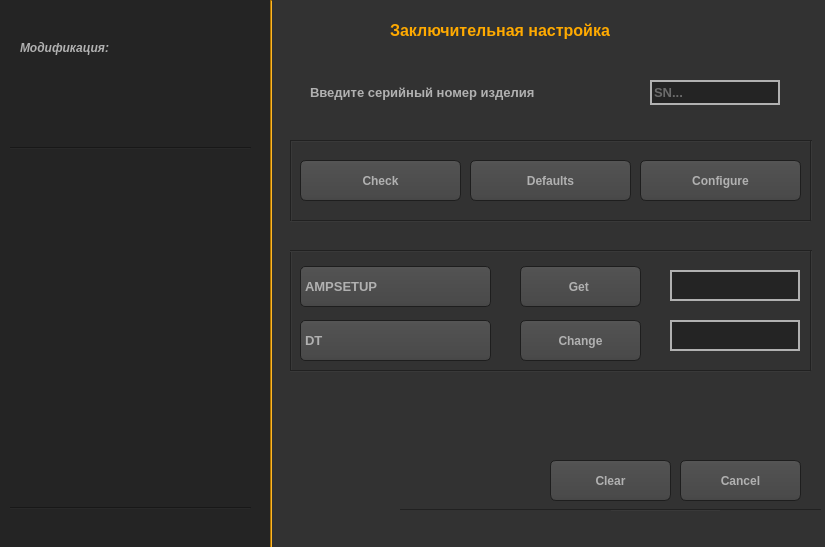
<?xml version="1.0" encoding="UTF-8"?>
<ui version="4.0">
 <class>Form</class>
 <widget class="QWidget" name="Form">
  <property name="geometry">
   <rect>
    <x>0</x>
    <y>0</y>
    <width>825</width>
    <height>547</height>
   </rect>
  </property>
  <property name="minimumSize">
   <size>
    <width>825</width>
    <height>547</height>
   </size>
  </property>
  <property name="maximumSize">
   <size>
    <width>825</width>
    <height>547</height>
   </size>
  </property>
  <property name="windowTitle">
   <string>Final Configuration</string>
  </property>
  <property name="styleSheet">
   <string notr="true">QWidget
{
    color: #b1b1b1;
    background-color: #323232;
}
QWidget:item:hover
{
    background-color: QLinearGradient( x1: 0, y1: 0, x2: 0, y2: 1, stop: 0 #ffa02f, stop: 1 #ca0619);
    color: #000000;
}

QWidget:item:selected
{
    background-color: QLinearGradient( x1: 0, y1: 0, x2: 0, y2: 1, stop: 0 #ffa02f, stop: 1 #d7801a);
}
QWidget:disabled
{
    color: #808080;
    background-color: #323232;
}
QScrollBar:vertical
{
      background: QLinearGradient( x1: 0, y1: 0, x2: 1, y2: 0, stop: 0.0 #121212, stop: 0.2 #282828, stop: 1 #484848);
      width: 14px;
      margin: 16px 0 16px 0;
      border: 1px solid #222222;
}

QScrollBar::handle:vertical
{
      background: QLinearGradient( x1: 0, y1: 0, x2: 0, y2: 1, stop: 0 #ffa02f, stop: 0.5 #d7801a, stop: 1 #ffa02f);
      min-height: 20px;
      border-radius: 2px;
}

QScrollBar::add-line:vertical
{
      border: 1px solid #1b1b19;
      border-radius: 2px;
      background: QLinearGradient( x1: 0, y1: 0, x2: 0, y2: 1, stop: 0 #ffa02f, stop: 1 #d7801a);
      height: 14px;
      subcontrol-position: bottom;
      subcontrol-origin: margin;
}

QScrollBar::sub-line:vertical
{
      border: 1px solid #1b1b19;
      border-radius: 2px;
      background: QLinearGradient( x1: 0, y1: 0, x2: 0, y2: 1, stop: 0 #d7801a, stop: 1 #ffa02f);
      height: 14px;
      subcontrol-position: top;
      subcontrol-origin: margin;
}

QScrollBar::up-arrow:vertical, QScrollBar::down-arrow:vertical
{
      border: 1px solid black;
      width: 1px;
      height: 1px;
      background: white;
}


QScrollBar::add-page:vertical, QScrollBar::sub-page:vertical
{
      background: none;
}

QLineEdit
{border: 2px solid #b1b1b1;

    background-color: #242424;
}
QLineEdit:focus
{
    border: 2px solid #ffaa00;
}</string>
  </property>
  <widget class="QPlainTextEdit" name="plainTextEdit">
   <property name="geometry">
    <rect>
     <x>0</x>
     <y>0</y>
     <width>271</width>
     <height>551</height>
    </rect>
   </property>
   <property name="cursor" stdset="0">
    <cursorShape>ArrowCursor</cursorShape>
   </property>
   <property name="styleSheet">
    <string notr="true">QPlainTextEdit
{
    background-color: #242424;
border:#242424
}
</string>
   </property>
   <property name="readOnly">
    <bool>true</bool>
   </property>
  </widget>
  <widget class="Line" name="line_3">
   <property name="geometry">
    <rect>
     <x>270</x>
     <y>0</y>
     <width>2</width>
     <height>550</height>
    </rect>
   </property>
   <property name="styleSheet">
    <string notr="true">background-color: #ffaa00
</string>
   </property>
   <property name="orientation">
    <enum>Qt::Vertical</enum>
   </property>
  </widget>
  <widget class="Line" name="line_2">
   <property name="geometry">
    <rect>
     <x>10</x>
     <y>140</y>
     <width>241</width>
     <height>16</height>
    </rect>
   </property>
   <property name="styleSheet">
    <string notr="true">
    background-color: #242424;
</string>
   </property>
   <property name="orientation">
    <enum>Qt::Horizontal</enum>
   </property>
  </widget>
  <widget class="QPlainTextEdit" name="plainTextEdit_2">
   <property name="geometry">
    <rect>
     <x>10</x>
     <y>160</y>
     <width>251</width>
     <height>341</height>
    </rect>
   </property>
   <property name="sizePolicy">
    <sizepolicy hsizetype="Preferred" vsizetype="Expanding">
     <horstretch>0</horstretch>
     <verstretch>0</verstretch>
    </sizepolicy>
   </property>
   <property name="font">
    <font>
     <family>Arial</family>
     <pointsize>10</pointsize>
     <weight>50</weight>
     <italic>true</italic>
     <bold>false</bold>
    </font>
   </property>
   <property name="cursor" stdset="0">
    <cursorShape>ArrowCursor</cursorShape>
   </property>
   <property name="styleSheet">
    <string notr="true">QPlainTextEdit
{
    background-color: #242424;
border:#242424
}
</string>
   </property>
   <property name="verticalScrollBarPolicy">
    <enum>Qt::ScrollBarAsNeeded</enum>
   </property>
   <property name="sizeAdjustPolicy">
    <enum>QAbstractScrollArea::AdjustIgnored</enum>
   </property>
   <property name="readOnly">
    <bool>true</bool>
   </property>
   <property name="backgroundVisible">
    <bool>false</bool>
   </property>
   <property name="centerOnScroll">
    <bool>false</bool>
   </property>
   <property name="placeholderText">
    <string/>
   </property>
  </widget>
  <widget class="Line" name="line_8">
   <property name="geometry">
    <rect>
     <x>10</x>
     <y>500</y>
     <width>241</width>
     <height>16</height>
    </rect>
   </property>
   <property name="styleSheet">
    <string notr="true">
    background-color: #242424;
</string>
   </property>
   <property name="orientation">
    <enum>Qt::Horizontal</enum>
   </property>
  </widget>
  <widget class="QLabel" name="label_8">
   <property name="geometry">
    <rect>
     <x>20</x>
     <y>40</y>
     <width>101</width>
     <height>16</height>
    </rect>
   </property>
   <property name="font">
    <font>
     <family>Arial</family>
     <weight>75</weight>
     <italic>true</italic>
     <bold>true</bold>
    </font>
   </property>
   <property name="styleSheet">
    <string notr="true">background-color: #242424;</string>
   </property>
   <property name="text">
    <string>Модификация:</string>
   </property>
  </widget>
  <widget class="QPlainTextEdit" name="plainTextEdit_3">
   <property name="geometry">
    <rect>
     <x>60</x>
     <y>60</y>
     <width>201</width>
     <height>81</height>
    </rect>
   </property>
   <property name="sizePolicy">
    <sizepolicy hsizetype="Preferred" vsizetype="Expanding">
     <horstretch>0</horstretch>
     <verstretch>0</verstretch>
    </sizepolicy>
   </property>
   <property name="font">
    <font>
     <family>Arial</family>
     <pointsize>10</pointsize>
     <weight>50</weight>
     <italic>true</italic>
     <bold>false</bold>
    </font>
   </property>
   <property name="cursor" stdset="0">
    <cursorShape>ArrowCursor</cursorShape>
   </property>
   <property name="styleSheet">
    <string notr="true">QPlainTextEdit
{
    background-color: #242424;
border:#242424
}
</string>
   </property>
   <property name="verticalScrollBarPolicy">
    <enum>Qt::ScrollBarAsNeeded</enum>
   </property>
   <property name="sizeAdjustPolicy">
    <enum>QAbstractScrollArea::AdjustIgnored</enum>
   </property>
   <property name="readOnly">
    <bool>true</bool>
   </property>
   <property name="backgroundVisible">
    <bool>false</bool>
   </property>
   <property name="centerOnScroll">
    <bool>false</bool>
   </property>
   <property name="placeholderText">
    <string/>
   </property>
  </widget>
  <widget class="Line" name="line_5">
   <property name="geometry">
    <rect>
     <x>400</x>
     <y>500</y>
     <width>421</width>
     <height>20</height>
    </rect>
   </property>
   <property name="styleSheet">
    <string notr="true">
 background-color: #323232;
</string>
   </property>
   <property name="orientation">
    <enum>Qt::Horizontal</enum>
   </property>
  </widget>
  <widget class="QLabel" name="label_6">
   <property name="geometry">
    <rect>
     <x>720</x>
     <y>510</y>
     <width>109</width>
     <height>39</height>
    </rect>
   </property>
   <property name="font">
    <font>
     <family>Arial</family>
    </font>
   </property>
   <property name="text">
    <string/>
   </property>
  </widget>
  <widget class="QLabel" name="label_10">
   <property name="geometry">
    <rect>
     <x>300</x>
     <y>510</y>
     <width>311</width>
     <height>39</height>
    </rect>
   </property>
   <property name="text">
    <string/>
   </property>
  </widget>
  <widget class="QLabel" name="label_7">
   <property name="geometry">
    <rect>
     <x>10</x>
     <y>510</y>
     <width>101</width>
     <height>31</height>
    </rect>
   </property>
   <property name="font">
    <font>
     <family>Arial</family>
     <pointsize>8</pointsize>
     <weight>50</weight>
     <bold>false</bold>
    </font>
   </property>
   <property name="styleSheet">
    <string notr="true">    background-color: #242424;
border:#242424</string>
   </property>
   <property name="text">
    <string/>
   </property>
  </widget>
  <widget class="QLabel" name="label">
   <property name="geometry">
    <rect>
     <x>390</x>
     <y>10</y>
     <width>301</width>
     <height>41</height>
    </rect>
   </property>
   <property name="font">
    <font>
     <family>Arial</family>
     <pointsize>12</pointsize>
     <weight>75</weight>
     <bold>true</bold>
    </font>
   </property>
   <property name="styleSheet">
    <string notr="true">QLabel {
color:  #ffaa00
}</string>
   </property>
   <property name="text">
    <string>Заключительная настройка</string>
   </property>
  </widget>
  <widget class="QPushButton" name="pushButton_2">
   <property name="geometry">
    <rect>
     <x>680</x>
     <y>460</y>
     <width>121</width>
     <height>41</height>
    </rect>
   </property>
   <property name="font">
    <font>
     <family>Arial</family>
     <pointsize>-1</pointsize>
     <weight>75</weight>
     <bold>true</bold>
    </font>
   </property>
   <property name="cursor">
    <cursorShape>PointingHandCursor</cursorShape>
   </property>
   <property name="styleSheet">
    <string notr="true">QPushButton
{
    color: #b1b1b1;
    background-color: QLinearGradient( x1: 0, y1: 0, x2: 0, y2: 1, stop: 0 #565656, stop: 0.1 #525252, stop: 0.5 #4e4e4e, stop: 0.9 #4a4a4a, stop: 1 #464646);
    border-width: 1px;
    border-color: #1e1e1e;
    border-style: solid;
    border-radius: 6;
    padding: 3px;
    font-size: 12px;
    padding-left: 5px;
    padding-right: 5px;
    min-width: 40px;
}

QPushButton:pressed
{
    background-color: QLinearGradient( x1: 0, y1: 0, x2: 0, y2: 1, stop: 0 #2d2d2d, stop: 0.1 #2b2b2b, stop: 0.5 #292929, stop: 0.9 #282828, stop: 1 #252525);
}
QPushButton:hover
{
    background-color: QLinearGradient( x1: 0, y1: 0, x2: 0, y2: 1, stop: 0 #2d2d20, stop: 0.1 #2b2b2b, stop: 0.3 #292929, stop: 0.6 #282828, stop: 1 #252525);
}</string>
   </property>
   <property name="text">
    <string>Cancel</string>
   </property>
  </widget>
  <widget class="QLabel" name="label_12">
   <property name="geometry">
    <rect>
     <x>310</x>
     <y>80</y>
     <width>291</width>
     <height>25</height>
    </rect>
   </property>
   <property name="font">
    <font>
     <family>Arial</family>
     <pointsize>10</pointsize>
     <weight>75</weight>
     <bold>true</bold>
    </font>
   </property>
   <property name="text">
    <string>Введите серийный номер изделия</string>
   </property>
  </widget>
  <widget class="QLineEdit" name="lineEdit_7">
   <property name="geometry">
    <rect>
     <x>650</x>
     <y>80</y>
     <width>130</width>
     <height>25</height>
    </rect>
   </property>
   <property name="font">
    <font>
     <family>Arial</family>
     <pointsize>10</pointsize>
     <weight>75</weight>
     <bold>true</bold>
    </font>
   </property>
   <property name="text">
    <string/>
   </property>
   <property name="placeholderText">
    <string>SN...</string>
   </property>
  </widget>
  <widget class="QPushButton" name="pushButton_3">
   <property name="geometry">
    <rect>
     <x>470</x>
     <y>160</y>
     <width>161</width>
     <height>41</height>
    </rect>
   </property>
   <property name="font">
    <font>
     <family>Arial</family>
     <pointsize>-1</pointsize>
     <weight>75</weight>
     <bold>true</bold>
    </font>
   </property>
   <property name="cursor">
    <cursorShape>PointingHandCursor</cursorShape>
   </property>
   <property name="styleSheet">
    <string notr="true">QPushButton
{
    color: #b1b1b1;
    background-color: QLinearGradient( x1: 0, y1: 0, x2: 0, y2: 1, stop: 0 #565656, stop: 0.1 #525252, stop: 0.5 #4e4e4e, stop: 0.9 #4a4a4a, stop: 1 #464646);
    border-width: 1px;
    border-color: #1e1e1e;
    border-style: solid;
    border-radius: 6;
    padding: 3px;
    font-size: 12px;
    padding-left: 5px;
    padding-right: 5px;
    min-width: 40px;
}

QPushButton:pressed
{
    background-color: QLinearGradient( x1: 0, y1: 0, x2: 0, y2: 1, stop: 0 #2d2d2d, stop: 0.1 #2b2b2b, stop: 0.5 #292929, stop: 0.9 #282828, stop: 1 #252525);
}
QPushButton:hover
{
    background-color: QLinearGradient( x1: 0, y1: 0, x2: 0, y2: 1, stop: 0 #2d2d20, stop: 0.1 #2b2b2b, stop: 0.3 #292929, stop: 0.6 #282828, stop: 1 #252525);
}</string>
   </property>
   <property name="text">
    <string>Defaults</string>
   </property>
  </widget>
  <widget class="QPushButton" name="pushButton_4">
   <property name="geometry">
    <rect>
     <x>640</x>
     <y>160</y>
     <width>161</width>
     <height>41</height>
    </rect>
   </property>
   <property name="font">
    <font>
     <family>Arial</family>
     <pointsize>-1</pointsize>
     <weight>75</weight>
     <bold>true</bold>
    </font>
   </property>
   <property name="cursor">
    <cursorShape>PointingHandCursor</cursorShape>
   </property>
   <property name="styleSheet">
    <string notr="true">QPushButton
{
    color: #b1b1b1;
    background-color: QLinearGradient( x1: 0, y1: 0, x2: 0, y2: 1, stop: 0 #565656, stop: 0.1 #525252, stop: 0.5 #4e4e4e, stop: 0.9 #4a4a4a, stop: 1 #464646);
    border-width: 1px;
    border-color: #1e1e1e;
    border-style: solid;
    border-radius: 6;
    padding: 3px;
    font-size: 12px;
    padding-left: 5px;
    padding-right: 5px;
    min-width: 40px;
}

QPushButton:pressed
{
    background-color: QLinearGradient( x1: 0, y1: 0, x2: 0, y2: 1, stop: 0 #2d2d2d, stop: 0.1 #2b2b2b, stop: 0.5 #292929, stop: 0.9 #282828, stop: 1 #252525);
}
QPushButton:hover
{
    background-color: QLinearGradient( x1: 0, y1: 0, x2: 0, y2: 1, stop: 0 #2d2d20, stop: 0.1 #2b2b2b, stop: 0.3 #292929, stop: 0.6 #282828, stop: 1 #252525);
}</string>
   </property>
   <property name="text">
    <string>Configure</string>
   </property>
  </widget>
  <widget class="QPushButton" name="pushButton_5">
   <property name="geometry">
    <rect>
     <x>300</x>
     <y>160</y>
     <width>161</width>
     <height>41</height>
    </rect>
   </property>
   <property name="font">
    <font>
     <family>Arial</family>
     <pointsize>-1</pointsize>
     <weight>75</weight>
     <bold>true</bold>
    </font>
   </property>
   <property name="cursor">
    <cursorShape>PointingHandCursor</cursorShape>
   </property>
   <property name="styleSheet">
    <string notr="true">QPushButton
{
    color: #b1b1b1;
    background-color: QLinearGradient( x1: 0, y1: 0, x2: 0, y2: 1, stop: 0 #565656, stop: 0.1 #525252, stop: 0.5 #4e4e4e, stop: 0.9 #4a4a4a, stop: 1 #464646);
    border-width: 1px;
    border-color: #1e1e1e;
    border-style: solid;
    border-radius: 6;
    padding: 3px;
    font-size: 12px;
    padding-left: 5px;
    padding-right: 5px;
    min-width: 40px;
}

QPushButton:pressed
{
    background-color: QLinearGradient( x1: 0, y1: 0, x2: 0, y2: 1, stop: 0 #2d2d2d, stop: 0.1 #2b2b2b, stop: 0.5 #292929, stop: 0.9 #282828, stop: 1 #252525);
}
QPushButton:hover
{
    background-color: QLinearGradient( x1: 0, y1: 0, x2: 0, y2: 1, stop: 0 #2d2d20, stop: 0.1 #2b2b2b, stop: 0.3 #292929, stop: 0.6 #282828, stop: 1 #252525);
}</string>
   </property>
   <property name="text">
    <string>Check</string>
   </property>
  </widget>
  <widget class="QComboBox" name="comboBox">
   <property name="geometry">
    <rect>
     <x>300</x>
     <y>266</y>
     <width>191</width>
     <height>41</height>
    </rect>
   </property>
   <property name="font">
    <font>
     <family>Arial</family>
     <pointsize>10</pointsize>
     <weight>75</weight>
     <bold>true</bold>
    </font>
   </property>
   <property name="styleSheet">
    <string notr="true">QComboBox
{
    selection-background-color: #ffaa00;
    background-color: QLinearGradient( x1: 0, y1: 0, x2: 0, y2: 1, stop: 0 #565656, stop: 0.1 #525252, stop: 0.5 #4e4e4e, stop: 0.9 #4a4a4a, stop: 1 #464646);
    border-style: solid;
    border: 1px solid #1e1e1e;
    border-radius: 5;
}

QComboBox:hover,QPushButton:hover
{
    border: 2px solid QLinearGradient( x1: 0, y1: 0, x2: 0, y2: 1, stop: 0 #ffa02f, stop: 1 #d7801a);
}


QComboBox:on
{
    padding-top: 3px;
    padding-left: 4px;
    background-color: QLinearGradient( x1: 0, y1: 0, x2: 0, y2: 1, stop: 0 #2d2d2d, stop: 0.1 #2b2b2b, stop: 0.5 #292929, stop: 0.9 #282828, stop: 1 #252525);
    selection-background-color: #ffaa00;
}

QComboBox QAbstractItemView
{
    border: 2px solid darkgray;
    selection-background-color: QLinearGradient( x1: 0, y1: 0, x2: 0, y2: 1, stop: 0 #ffa02f, stop: 1 #d7801a);
}

QComboBox::drop-down
{
     subcontrol-origin: padding;
     subcontrol-position: top right;
     width: 15px;

     border-left-width: 0px;
     border-left-color: darkgray;
     border-left-style: solid; /* just a single line */
     border-top-right-radius: 3px; /* same radius as the QComboBox */
     border-bottom-right-radius: 3px;
 }
QComboBox::down-arrow
{
     image: url(C:/Users/danil/OneDrive/Рабочий стол/test/pictures/down_arrow.png);
}</string>
   </property>
   <item>
    <property name="text">
     <string>AMPSETUP</string>
    </property>
   </item>
   <item>
    <property name="text">
     <string>DRVSETUP</string>
    </property>
   </item>
   <item>
    <property name="text">
     <string>SN</string>
    </property>
   </item>
   <item>
    <property name="text">
     <string>DT</string>
    </property>
   </item>
   <item>
    <property name="text">
     <string>CURRENT_CC_MAX</string>
    </property>
   </item>
   <item>
    <property name="text">
     <string>CURRENT_PC_MAX</string>
    </property>
   </item>
   <item>
    <property name="text">
     <string>CURRENT_GC_MAX</string>
    </property>
   </item>
   <item>
    <property name="text">
     <string>DACSP</string>
    </property>
   </item>
   <item>
    <property name="text">
     <string>SCC_HT</string>
    </property>
   </item>
   <item>
    <property name="text">
     <string>EOL</string>
    </property>
   </item>
   <item>
    <property name="text">
     <string>TAP_IN_IL</string>
    </property>
   </item>
   <item>
    <property name="text">
     <string>TAP_OUT_IL</string>
    </property>
   </item>
   <item>
    <property name="text">
     <string>B_PD_IN</string>
    </property>
   </item>
   <item>
    <property name="text">
     <string>B_PD_OUT</string>
    </property>
   </item>
   <item>
    <property name="text">
     <string>NF</string>
    </property>
   </item>
  </widget>
  <widget class="QPushButton" name="pushButton_6">
   <property name="geometry">
    <rect>
     <x>520</x>
     <y>266</y>
     <width>121</width>
     <height>41</height>
    </rect>
   </property>
   <property name="font">
    <font>
     <family>Arial</family>
     <pointsize>-1</pointsize>
     <weight>75</weight>
     <bold>true</bold>
    </font>
   </property>
   <property name="cursor">
    <cursorShape>PointingHandCursor</cursorShape>
   </property>
   <property name="styleSheet">
    <string notr="true">QPushButton
{
    color: #b1b1b1;
    background-color: QLinearGradient( x1: 0, y1: 0, x2: 0, y2: 1, stop: 0 #565656, stop: 0.1 #525252, stop: 0.5 #4e4e4e, stop: 0.9 #4a4a4a, stop: 1 #464646);
    border-width: 1px;
    border-color: #1e1e1e;
    border-style: solid;
    border-radius: 6;
    padding: 3px;
    font-size: 12px;
    padding-left: 5px;
    padding-right: 5px;
    min-width: 40px;
}

QPushButton:pressed
{
    background-color: QLinearGradient( x1: 0, y1: 0, x2: 0, y2: 1, stop: 0 #2d2d2d, stop: 0.1 #2b2b2b, stop: 0.5 #292929, stop: 0.9 #282828, stop: 1 #252525);
}
QPushButton:hover
{
    background-color: QLinearGradient( x1: 0, y1: 0, x2: 0, y2: 1, stop: 0 #2d2d20, stop: 0.1 #2b2b2b, stop: 0.3 #292929, stop: 0.6 #282828, stop: 1 #252525);
}</string>
   </property>
   <property name="text">
    <string>Get </string>
   </property>
  </widget>
  <widget class="QLineEdit" name="lineEdit_8">
   <property name="geometry">
    <rect>
     <x>670</x>
     <y>270</y>
     <width>130</width>
     <height>31</height>
    </rect>
   </property>
   <property name="font">
    <font>
     <family>Arial</family>
     <pointsize>10</pointsize>
     <weight>75</weight>
     <bold>true</bold>
    </font>
   </property>
   <property name="text">
    <string/>
   </property>
   <property name="readOnly">
    <bool>true</bool>
   </property>
   <property name="placeholderText">
    <string/>
   </property>
  </widget>
  <widget class="QPushButton" name="pushButton_7">
   <property name="geometry">
    <rect>
     <x>520</x>
     <y>320</y>
     <width>121</width>
     <height>41</height>
    </rect>
   </property>
   <property name="font">
    <font>
     <family>Arial</family>
     <pointsize>-1</pointsize>
     <weight>75</weight>
     <bold>true</bold>
    </font>
   </property>
   <property name="cursor">
    <cursorShape>PointingHandCursor</cursorShape>
   </property>
   <property name="styleSheet">
    <string notr="true">QPushButton
{
    color: #b1b1b1;
    background-color: QLinearGradient( x1: 0, y1: 0, x2: 0, y2: 1, stop: 0 #565656, stop: 0.1 #525252, stop: 0.5 #4e4e4e, stop: 0.9 #4a4a4a, stop: 1 #464646);
    border-width: 1px;
    border-color: #1e1e1e;
    border-style: solid;
    border-radius: 6;
    padding: 3px;
    font-size: 12px;
    padding-left: 5px;
    padding-right: 5px;
    min-width: 40px;
}

QPushButton:pressed
{
    background-color: QLinearGradient( x1: 0, y1: 0, x2: 0, y2: 1, stop: 0 #2d2d2d, stop: 0.1 #2b2b2b, stop: 0.5 #292929, stop: 0.9 #282828, stop: 1 #252525);
}
QPushButton:hover
{
    background-color: QLinearGradient( x1: 0, y1: 0, x2: 0, y2: 1, stop: 0 #2d2d20, stop: 0.1 #2b2b2b, stop: 0.3 #292929, stop: 0.6 #282828, stop: 1 #252525);
}</string>
   </property>
   <property name="text">
    <string>Change</string>
   </property>
  </widget>
  <widget class="QLineEdit" name="lineEdit_9">
   <property name="geometry">
    <rect>
     <x>670</x>
     <y>320</y>
     <width>130</width>
     <height>31</height>
    </rect>
   </property>
   <property name="font">
    <font>
     <family>Arial</family>
     <pointsize>10</pointsize>
     <weight>75</weight>
     <bold>true</bold>
    </font>
   </property>
   <property name="text">
    <string/>
   </property>
   <property name="readOnly">
    <bool>false</bool>
   </property>
   <property name="placeholderText">
    <string/>
   </property>
  </widget>
  <widget class="Line" name="line_12">
   <property name="geometry">
    <rect>
     <x>290</x>
     <y>140</y>
     <width>521</width>
     <height>2</height>
    </rect>
   </property>
   <property name="styleSheet">
    <string notr="true"/>
   </property>
   <property name="orientation">
    <enum>Qt::Horizontal</enum>
   </property>
  </widget>
  <widget class="Line" name="line_13">
   <property name="geometry">
    <rect>
     <x>290</x>
     <y>220</y>
     <width>521</width>
     <height>2</height>
    </rect>
   </property>
   <property name="styleSheet">
    <string notr="true"/>
   </property>
   <property name="orientation">
    <enum>Qt::Horizontal</enum>
   </property>
  </widget>
  <widget class="Line" name="line_14">
   <property name="geometry">
    <rect>
     <x>290</x>
     <y>250</y>
     <width>521</width>
     <height>2</height>
    </rect>
   </property>
   <property name="styleSheet">
    <string notr="true"/>
   </property>
   <property name="orientation">
    <enum>Qt::Horizontal</enum>
   </property>
  </widget>
  <widget class="Line" name="line_15">
   <property name="geometry">
    <rect>
     <x>290</x>
     <y>370</y>
     <width>521</width>
     <height>2</height>
    </rect>
   </property>
   <property name="styleSheet">
    <string notr="true"/>
   </property>
   <property name="orientation">
    <enum>Qt::Horizontal</enum>
   </property>
  </widget>
  <widget class="Line" name="line_7">
   <property name="geometry">
    <rect>
     <x>290</x>
     <y>250</y>
     <width>2</width>
     <height>121</height>
    </rect>
   </property>
   <property name="orientation">
    <enum>Qt::Vertical</enum>
   </property>
  </widget>
  <widget class="Line" name="line_9">
   <property name="geometry">
    <rect>
     <x>810</x>
     <y>250</y>
     <width>2</width>
     <height>121</height>
    </rect>
   </property>
   <property name="orientation">
    <enum>Qt::Vertical</enum>
   </property>
  </widget>
  <widget class="Line" name="line_10">
   <property name="geometry">
    <rect>
     <x>290</x>
     <y>140</y>
     <width>2</width>
     <height>81</height>
    </rect>
   </property>
   <property name="orientation">
    <enum>Qt::Vertical</enum>
   </property>
  </widget>
  <widget class="Line" name="line_11">
   <property name="geometry">
    <rect>
     <x>810</x>
     <y>140</y>
     <width>2</width>
     <height>81</height>
    </rect>
   </property>
   <property name="orientation">
    <enum>Qt::Vertical</enum>
   </property>
  </widget>
  <widget class="QComboBox" name="comboBox_2">
   <property name="geometry">
    <rect>
     <x>300</x>
     <y>320</y>
     <width>191</width>
     <height>41</height>
    </rect>
   </property>
   <property name="font">
    <font>
     <family>Arial</family>
     <pointsize>10</pointsize>
     <weight>75</weight>
     <bold>true</bold>
    </font>
   </property>
   <property name="styleSheet">
    <string notr="true">QComboBox
{
    selection-background-color: #ffaa00;
    background-color: QLinearGradient( x1: 0, y1: 0, x2: 0, y2: 1, stop: 0 #565656, stop: 0.1 #525252, stop: 0.5 #4e4e4e, stop: 0.9 #4a4a4a, stop: 1 #464646);
    border-style: solid;
    border: 1px solid #1e1e1e;
    border-radius: 5;
}

QComboBox:hover,QPushButton:hover
{
    border: 2px solid QLinearGradient( x1: 0, y1: 0, x2: 0, y2: 1, stop: 0 #ffa02f, stop: 1 #d7801a);
}


QComboBox:on
{
    padding-top: 3px;
    padding-left: 4px;
    background-color: QLinearGradient( x1: 0, y1: 0, x2: 0, y2: 1, stop: 0 #2d2d2d, stop: 0.1 #2b2b2b, stop: 0.5 #292929, stop: 0.9 #282828, stop: 1 #252525);
    selection-background-color: #ffaa00;
}

QComboBox QAbstractItemView
{
    border: 2px solid darkgray;
    selection-background-color: QLinearGradient( x1: 0, y1: 0, x2: 0, y2: 1, stop: 0 #ffa02f, stop: 1 #d7801a);
}

QComboBox::drop-down
{
     subcontrol-origin: padding;
     subcontrol-position: top right;
     width: 15px;

     border-left-width: 0px;
     border-left-color: darkgray;
     border-left-style: solid; /* just a single line */
     border-top-right-radius: 3px; /* same radius as the QComboBox */
     border-bottom-right-radius: 3px;
 }
QComboBox::down-arrow
{
     image: url(C:/Users/danil/OneDrive/Рабочий стол/test/pictures/down_arrow.png);
}</string>
   </property>
   <item>
    <property name="text">
     <string>DT</string>
    </property>
   </item>
   <item>
    <property name="text">
     <string>NF</string>
    </property>
   </item>
  </widget>
  <widget class="QPushButton" name="pushButton_8">
   <property name="enabled">
    <bool>true</bool>
   </property>
   <property name="geometry">
    <rect>
     <x>550</x>
     <y>460</y>
     <width>121</width>
     <height>41</height>
    </rect>
   </property>
   <property name="font">
    <font>
     <family>Arial</family>
     <pointsize>-1</pointsize>
     <weight>75</weight>
     <bold>true</bold>
    </font>
   </property>
   <property name="cursor">
    <cursorShape>PointingHandCursor</cursorShape>
   </property>
   <property name="styleSheet">
    <string notr="true">QPushButton
{
    color: #b1b1b1;
    background-color: QLinearGradient( x1: 0, y1: 0, x2: 0, y2: 1, stop: 0 #565656, stop: 0.1 #525252, stop: 0.5 #4e4e4e, stop: 0.9 #4a4a4a, stop: 1 #464646);
    border-width: 1px;
    border-color: #1e1e1e;
    border-style: solid;
    border-radius: 6;
    padding: 3px;
    font-size: 12px;
    padding-left: 5px;
    padding-right: 5px;
    min-width: 40px;
}

QPushButton:pressed
{
    background-color: QLinearGradient( x1: 0, y1: 0, x2: 0, y2: 1, stop: 0 #2d2d20, stop: 0.1 #2b2b2b, stop: 0.5 #292929, stop: 0.9 #282828, stop: 1 #252525);
}
QPushButton:hover
{
    background-color: QLinearGradient( x1: 0, y1: 0, x2: 0, y2: 1, stop: 0 #2d2d20, stop: 0.1 #2b2b2b, stop: 0.3 #292929, stop: 0.6 #282828, stop: 1 #252525);
}</string>
   </property>
   <property name="text">
    <string>Clear</string>
   </property>
   <property name="checkable">
    <bool>false</bool>
   </property>
  </widget>
  <zorder>line_7</zorder>
  <zorder>plainTextEdit</zorder>
  <zorder>line_3</zorder>
  <zorder>line_2</zorder>
  <zorder>plainTextEdit_2</zorder>
  <zorder>line_8</zorder>
  <zorder>label_8</zorder>
  <zorder>plainTextEdit_3</zorder>
  <zorder>line_5</zorder>
  <zorder>label_6</zorder>
  <zorder>label_10</zorder>
  <zorder>label_7</zorder>
  <zorder>label</zorder>
  <zorder>pushButton_2</zorder>
  <zorder>label_12</zorder>
  <zorder>lineEdit_7</zorder>
  <zorder>pushButton_3</zorder>
  <zorder>pushButton_4</zorder>
  <zorder>pushButton_5</zorder>
  <zorder>comboBox</zorder>
  <zorder>pushButton_6</zorder>
  <zorder>lineEdit_8</zorder>
  <zorder>pushButton_7</zorder>
  <zorder>lineEdit_9</zorder>
  <zorder>line_12</zorder>
  <zorder>line_13</zorder>
  <zorder>line_14</zorder>
  <zorder>line_15</zorder>
  <zorder>line_9</zorder>
  <zorder>line_10</zorder>
  <zorder>line_11</zorder>
  <zorder>comboBox_2</zorder>
  <zorder>pushButton_8</zorder>
 </widget>
 <resources/>
 <connections/>
</ui>
